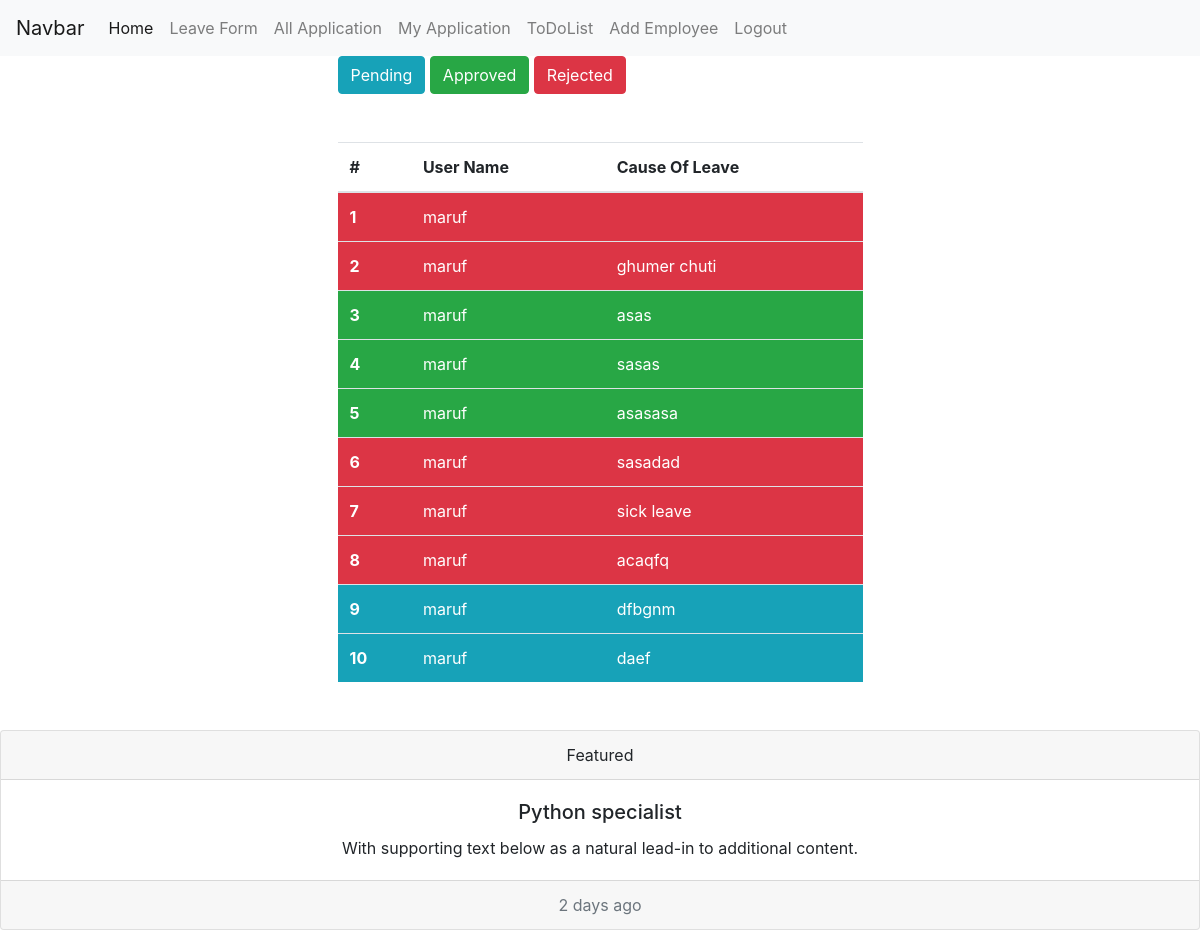
Page /my-application/ (signed in) on the committed database.
### emsapp/models.py (models this page shows)
class LeaveApplication(models.Model):
    user = models.ForeignKey(User, on_delete=models.CASCADE)
    cause_of_leave = models.TextField(blank = True, null = True)
    start_date = models.DateField(blank = True, null = True)
    end_date = models.DateField(blank = True, null = True)
    checked = models.BooleanField(default=False)
    approved = models.BooleanField(default=False)
    def __str__(self):
        return str(self.user)

### emsapp/views.py (the view)
# urls.py: path('my-application/', my_application, name='my_application'),
def my_application(request):
    user = request.user
    application = LeaveApplication.objects.filter(user = user)
    print(application)
    context = {'application':application}
    return render(request, 'my-application.html', context)

### emsapp/templatetags/has_group.py (called while the page is built)
@register.filter(name='has_group')
def has_group(user, group_name):
    group = Group.objects.get(name=group_name)
    return True if group in user.groups.all() else False

### templates/my-application.html
{% extends 'base.html' %}
{% block content %}
    <div class="container">
        <div class="col-md-6 m-auto">
            <button class="btn btn-info">Pending</button>
            <button class="btn btn-success">Approved</button>
            <button class="btn btn-danger">Rejected</button>
            <table class="table mt-5">
                <thead>
                  <tr>
                    <th scope="col">#</th>
                    <th scope="col">User Name</th>
                    <th scope="col">Cause Of Leave</th>
                  </tr>
                </thead>
                <tbody>
                  {% for application in application %}
                  <tr {% if application.approved == True %} class="btn-success" {% elif application.approved == False and application.checked == True %} class="btn-danger" {% elif application.checked == False %} class="btn-info" {% endif %}>
                    <th scope="row">{{ forloop.counter }}</th>
                    <td>{{ application.user.username }}</td>
                    <td>{{ application.cause_of_leave }}</td>
                  </tr>
                  {% endfor %}
                </tbody>
              </table>
        </div>
    </div>
{% endblock %}

### rows in the picture
LeaveApplication: user.username "maruf"
LeaveApplication: user.username "maruf", cause_of_leave "ghumer chuti"
LeaveApplication: user.username "maruf", cause_of_leave "asas"
LeaveApplication: user.username "maruf", cause_of_leave "sasas"
LeaveApplication: user.username "maruf", cause_of_leave "asasasa"
LeaveApplication: user.username "maruf", cause_of_leave "sasadad"
LeaveApplication: user.username "maruf", cause_of_leave "sick leave"
LeaveApplication: user.username "maruf", cause_of_leave "acaqfq"
LeaveApplication: user.username "maruf", cause_of_leave "dfbgnm"
LeaveApplication: user.username "maruf", cause_of_leave "daef"
